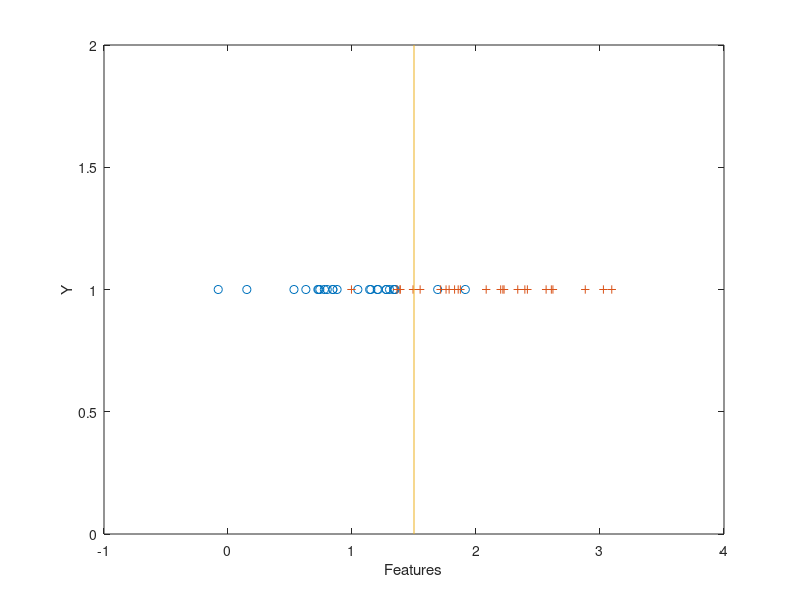

Source code (MATLAB): (Note: this script raises an error after producing the figure.)
clc;
clear all;
Y = ones(25,1);
%Random signals with 25 samples
X1 = 0.5.*randn(25,1) + 1
X2 = 0.5.*randn(25,1) + 2
%plot consisting of X1 & X2
plot(X1,Y,'o',X2,Y,'+');
hold on;
%threshold
xb = 1.5;
Xb = [xb,xb];
Yb = [0,2];
plot(Xb,Yb);
xlabel('Features')
ylabel('Y')
%Initialization
TP = 0; TN = 0;
%Calculation of TP, TN, FP, FN
for i = 1:25
    if X1(i) < xb
        TP = TP+1;
    end
    if X2(i) > xb
        TN = TN+1;
    end
end
FN = 25-TP;
FP = 25-TN;
%Calculating sensitivity and specificity
Sn = TP/(TP + FN);
Sp = TN/(TN + FP);
plot